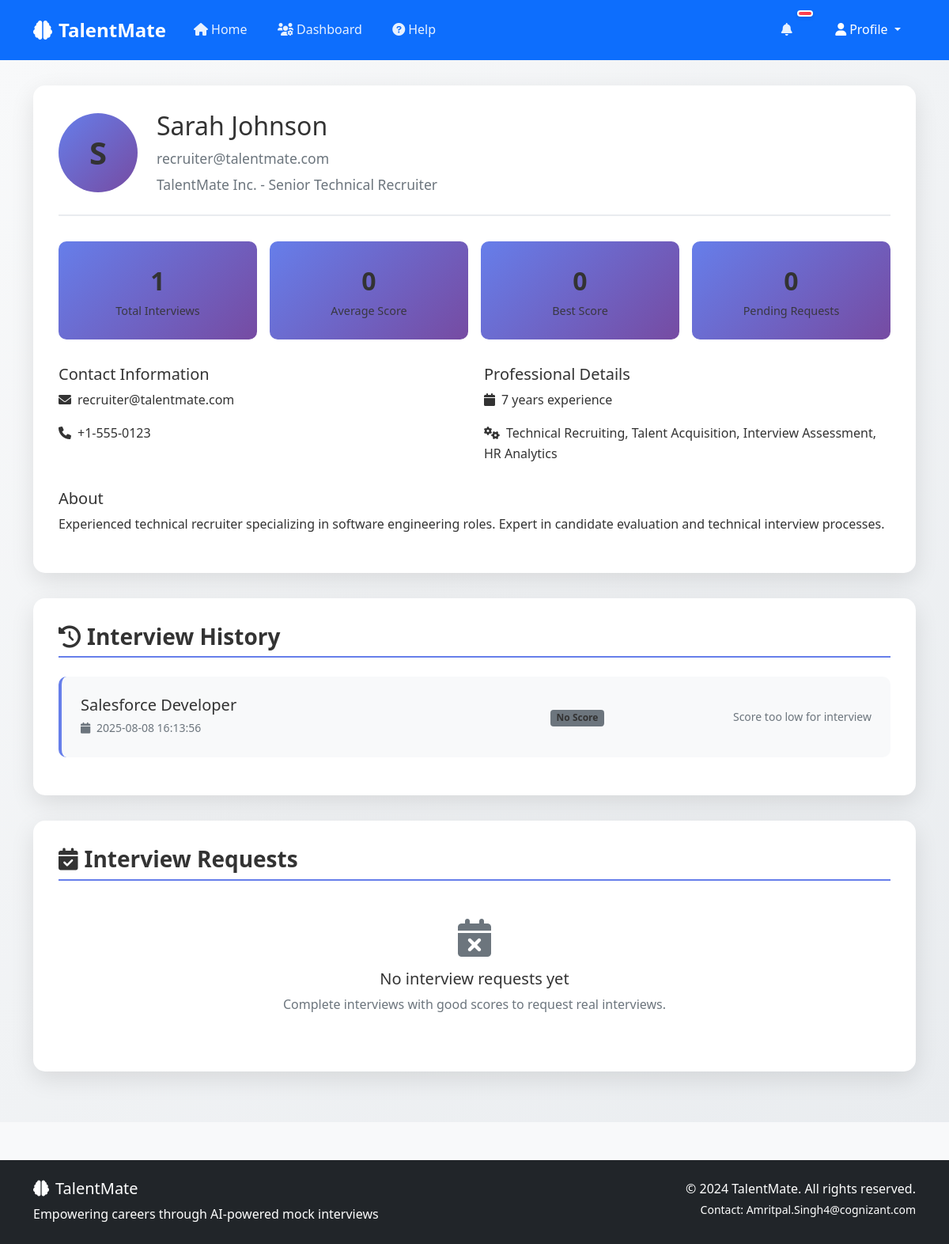
Screenshot of /profile (signed in) with the database file from the repository.
### tables this page shows
CREATE TABLE users (
            id INTEGER PRIMARY KEY AUTOINCREMENT,
            username TEXT UNIQUE NOT NULL,
            email TEXT UNIQUE NOT NULL,
            password_hash TEXT NOT NULL,
            full_name TEXT,
            created_at TIMESTAMP DEFAULT CURRENT_TIMESTAMP
        , role TEXT DEFAULT "user", phone TEXT, company TEXT, position TEXT, experience_years INTEGER, skills TEXT, bio TEXT, profile_picture TEXT);

CREATE TABLE interview_sessions (
            id INTEGER PRIMARY KEY AUTOINCREMENT,
            user_id INTEGER,
            session_id TEXT UNIQUE,
            job_role TEXT,
            resume_data TEXT,
            questions TEXT,
            answers TEXT,
            scores TEXT,
            created_at TIMESTAMP DEFAULT CURRENT_TIMESTAMP, overall_score INTEGER, status TEXT DEFAULT "completed",
            FOREIGN KEY (user_id) REFERENCES users (id)
        );

### app.py (the view)
@app.route('/profile')
@login_required
def profile():
    user_info = get_user_info(session['user_id'])
    if not user_info:
        flash('User not found', 'error')
        return redirect(url_for('home'))
    conn = sqlite3.connect('talentmate.db')
    cursor = conn.cursor()
    cursor.execute('''
        SELECT session_id, job_role, overall_score, created_at, status
        FROM interview_sessions
        WHERE user_id = ?
        ORDER BY created_at DESC
    ''', (session['user_id'],))
    interview_history = cursor.fetchall()
    cursor.execute('''
        SELECT ir.*, u.full_name as recruiter_name
        FROM interview_requests ir
        LEFT JOIN users u ON ir.recruiter_id = u.id
        WHERE ir.user_id = ?
        ORDER BY ir.created_at DESC
    ''', (session['user_id'],))
    interview_requests = cursor.fetchall()
    conn.close()
    return render_template('profile.html', user=user_info, interview_history=interview_history, interview_requests=interview_requests)

### app.py (called while the page is built)
def login_required(f):
    @wraps(f)
    def decorated_function(*args, **kwargs):
        if 'user_id' not in session:
            flash('Please log in to access this page.', 'error')
            return redirect(url_for('login'))
        return f(*args, **kwargs)
    return decorated_function

def get_user_info(user_id):
    conn = sqlite3.connect('talentmate.db')
    cursor = conn.cursor()
    cursor.execute('''
        SELECT username, email, full_name, role, phone, company, position,
               experience_years, skills, bio, profile_picture, created_at
        FROM users WHERE id = ?
    ''', (user_id,))
    user = cursor.fetchone()
    conn.close()
    return user

### templates/profile.html (shortened to what this page needs)
{% extends "base.html" %}
{% block content %}
<div class="profile-container">
    <div class="container">
        <div class="profile-card">
            <div class="profile-header">
                <div class="profile-avatar">
                    {{ user[2][0].upper() if user[2] else 'U' }}
                </div>
                <div class="profile-info">
                    <h2>{{ user[2] or 'User' }}</h2>
                    <p class="text-muted mb-1">{{ user[1] }}</p>
                    <p class="text-muted mb-0">
                        {% if user[5] %}{{ user[5] }}{% endif %}
                        {% if user[6] %} - {{ user[6] }}{% endif %}
                    </p>
                </div>
                <div class="ms-auto">
                    <a href="{{ url_for('edit_profile') }}" class="btn btn-outline-primary">
                        <i class="fas fa-edit me-1"></i>Edit Profile
                    </a>
                </div>
            </div>
            <div class="profile-stats">
                <div class="stat-card">
                    <span class="stat-number">{{ interview_history|length }}</span>
                    <span class="stat-label">Total Interviews</span>
                </div>
                <div class="stat-card">
                    <span class="stat-number">
                        {% set scores = interview_history|selectattr(2)|map(attribute=2)|list %}
                        {% if scores %}{{ (scores|sum / scores|length)|round|int }}{% else %}0{% endif %}
                    </span>
                    <span class="stat-label">Average Score</span>
                </div>
                <div class="stat-card">
                    <span class="stat-number">
                        {% set best_score = interview_history|selectattr(2)|map(attribute=2)|max if interview_history|selectattr(2)|list else 0 %}
                        {{ best_score or 0 }}
                    </span>
                    <span class="stat-label">Best Score</span>
                </div>
                <div class="stat-card">
                    <span class="stat-number">{{ interview_requests|selectattr(6, 'equalto', 'pending')|list|length }}</span>
                    <span class="stat-label">Pending Requests</span>
                </div>
            </div>
            {% if user[4] or user[7] or user[8] or user[9] %}
            <div class="row">
                <div class="col-md-6">
                    <h5>Contact Information</h5>
                    <p><i class="fas fa-envelope me-2"></i>{{ user[1] }}</p>
                    {% if user[4] %}<p><i class="fas fa-phone me-2"></i>{{ user[4] }}</p>{% endif %}
                </div>
                <div class="col-md-6">
                    <h5>Professional Details</h5>
                    {% if user[7] %}<p><i class="fas fa-calendar me-2"></i>{{ user[7] }} years experience</p>{% endif %}
                    {% if user[8] %}<p><i class="fas fa-cogs me-2"></i>{{ user[8] }}</p>{% endif %}
                </div>
            </div>
            {% if user[9] %}
            <div class="mt-3">
                <h5>About</h5>
                <p>{{ user[9] }}</p>
            </div>
            {% endif %}
            {% endif %}
        </div>
        <div class="profile-card">
            <h3 class="section-title">
                <i class="fas fa-history me-2"></i>Interview History
            </h3>
            {% if interview_history %}
                {% for session in interview_history %}
                <div class="interview-card">
                    <div class="row align-items-center">
                        <div class="col-md-6">
                            <h5 class="mb-1">{{ session[1] or 'General Interview' }}</h5>
                            <small class="text-muted">
                                <i class="fas fa-calendar me-1"></i>
                                {{ session[3].split('T')[0] if session[3] else 'Unknown date' }}
                            </small>
                        </div>
                        <div class="col-md-3 text-center">
                            {% if session[2] %}
                                {% set score = session[2] %}
                                <span class="score-badge
                                    {% if score >= 80 %}score-excellent
                                    {% elif score >= 60 %}score-good
                                    {% elif score >= 40 %}score-average
                                    {% else %}score-poor{% endif %}">
                                    {{ score }}/100
                                </span>
                            {% else %}
                                <span class="badge bg-secondary">No Score</span>
                            {% endif %}
                        </div>
                        <div class="col-md-3 text-end">
                                                         {% if session[2] and session[2] >= 70 %}
                                 <button class="btn btn-sm btn-success" onclick="openScheduleForm('{{ session[0] }}', '{{ session[1] }}', '{{ session[2] }}')">
                                     <i class="fas fa-calendar-plus me-1"></i>Schedule Interview
                                 </button>
                            {% else %}
                                <small class="text-muted">Score too low for interview</small>
                            {% endif %}
                        </div>
                    </div>
                </div>
                {% endfor %}
            {% endif %}
        </div>
        <div class="profile-card">
            <h3 class="section-title">
                <i class="fas fa-calendar-check me-2"></i>Interview Requests
            </h3>
            {% if interview_requests %}
                {% for request in interview_requests %}
                <div class="interview-card">
                    <div class="row align-items-center">
                        <div class="col-md-6">
                            <h6 class="mb-1">Interview Request</h6>
                            <small class="text-muted">
                                <i class="fas fa-calendar me-1"></i>
                                Preferred: {{ request[3] }} at {{ request[4] }}
                            </small>
                            {% if request[5] %}
                                <p class="mt-1 mb-0"><strong>Message:</strong> {{ request[5] }}</p>
                            {% endif %}
                        </div>
                        <div class="col-md-3 text-center">
                            <span class="status-badge status-{{ request[6] }}">
                                {{ request[6] }}
                            </span>
                        </div>
                        <div class="col-md-3 text-end">
                            {% if request[6] == 'approved' and request[9] %}
                                <small class="text-success">
                                    <i class="fas fa-check me-1"></i>
                                    Scheduled: {{ request[9] }}
                                </small>
                            {% elif request[6] == 'rejected' %}
                                <small class="text-danger">
                                    <i class="fas fa-times me-1"></i>
                                    Request declined
                                </small>
                            {% else %}
                                <small class="text-warning">
                                    <i class="fas fa-clock me-1"></i>
                                    Awaiting response
                                </small>
                            {% endif %}
                        </div>
                    </div>
                    {% if request[8] %}
                        <div class="mt-2 p-2 bg-light rounded">
                            <strong>Recruiter Response:</strong> {{ request[8] }}
                        </div>
                    {% endif %}
                </div>
                {% endfor %}
            {% else %}
                <div class="text-center py-4">
                    <i class="fas fa-calendar-times fa-3x text-muted mb-3"></i>
                    <h5>No interview requests yet</h5>
                    <p class="text-muted">Complete interviews with good scores to request real interviews.</p>
                </div>
            {% endif %}
        </div>
    </div>
</div>
{% endblock %}

### static/css/style.css (style rules this page uses)
:root { --primary-color: #667eea; --primary-dark: #764ba2; --success-color: #28a745; --warning-color: #ffc107; --danger-color: #dc3545; --info-color: #17a2b8; --light-color: #f8f9fa; --dark-color: #343a40; --font-family: 'Segoe UI', Tahoma, Geneva, Verdana, sans-serif; --border-radius: 10px; --box-shadow: 0 8px 25px rgba(0,0,0,0.1); --transition: all 0.3s ease; --navbar-height: 76px; }
* { margin: 0; padding: 0; box-sizing: border-box; }
body { font-family: var(--font-family); line-height: 1.6; color: #333 !important; background-color: #f8f9fa; min-height: 100vh; padding-top: var(--navbar-height); }
* { color: inherit; }
p, span, div, h1, h2, h3, h4, h5, h6, label, li, td, th { color: #333 !important; }
.text-muted { color: #6c757d !important; }
.container { opacity: 1 !important; visibility: visible !important; }
.btn { border-radius: var(--border-radius); font-weight: 500; padding: 0.5rem 1.5rem; transition: var(--transition); border: none; }
.btn { color: white !important; }
.btn * { color: white !important; }
.section-title { color: #333 !important; }
body, html { color: #333 !important; }

### templates/profile.html (style rules this page uses)
.profile-container { padding: 2rem 0; min-height: 100vh; background: linear-gradient(135deg, #f8f9fa 0%, #e9ecef 100%); }
.profile-card { background: white; border-radius: 15px; box-shadow: 0 10px 30px rgba(0,0,0,0.1); padding: 2rem; margin-bottom: 2rem; }
.profile-header { display: flex; align-items: center; margin-bottom: 2rem; padding-bottom: 1.5rem; border-bottom: 2px solid #e9ecef; }
.profile-avatar { width: 100px; height: 100px; border-radius: 50%; background: linear-gradient(135deg, #667eea, #764ba2); display: flex; align-items: center; justify-content: center; color: white; font-size: 2.5rem; font-weight: bold; margin-right: 1.5rem; }
.profile-info h2 { color: #333; margin-bottom: 0.5rem; }
.profile-info .text-muted { font-size: 1.1rem; }
.section-title { color: #667eea; font-weight: bold; margin-bottom: 1.5rem; padding-bottom: 0.5rem; border-bottom: 2px solid #667eea; }
.interview-card { background: #f8f9fa; border-radius: 10px; padding: 1.5rem; margin-bottom: 1rem; border-left: 4px solid #667eea; transition: transform 0.2s ease; }
.profile-stats { display: grid; grid-template-columns: repeat(auto-fit, minmax(150px, 1fr)); gap: 1rem; margin-bottom: 2rem; }
.stat-card { background: linear-gradient(135deg, #667eea, #764ba2); color: white; padding: 1.5rem; border-radius: 10px; text-align: center; }
.stat-number { font-size: 2rem; font-weight: bold; display: block; }
.stat-label { font-size: 0.9rem; opacity: 0.9; }

### rows the page displays
users: full_name "S", full_name "Sarah Johnson", email "recruiter@talentmate.com", company "TalentMate Inc.", position "Senior Technical Recruiter", phone "+1-555-0123", experience_years "7", skills "Technical Recruiting, Talent Acquisition, Interview Assessment, HR Analytics", bio "Experienced technical recruiter specializing in software engineering roles. Expert in candidate evaluation and technical interview processes."
interview_sessions: job_role "Salesforce Developer", created_at "2025-08-08 16:13:56"

### other values shown
{{ interview_history|length }} "1"
{{ best_score or 0 }} "0"
{{ interview_requests|selectattr(6, 'equalto', 'pending')|list|length }} "0"
